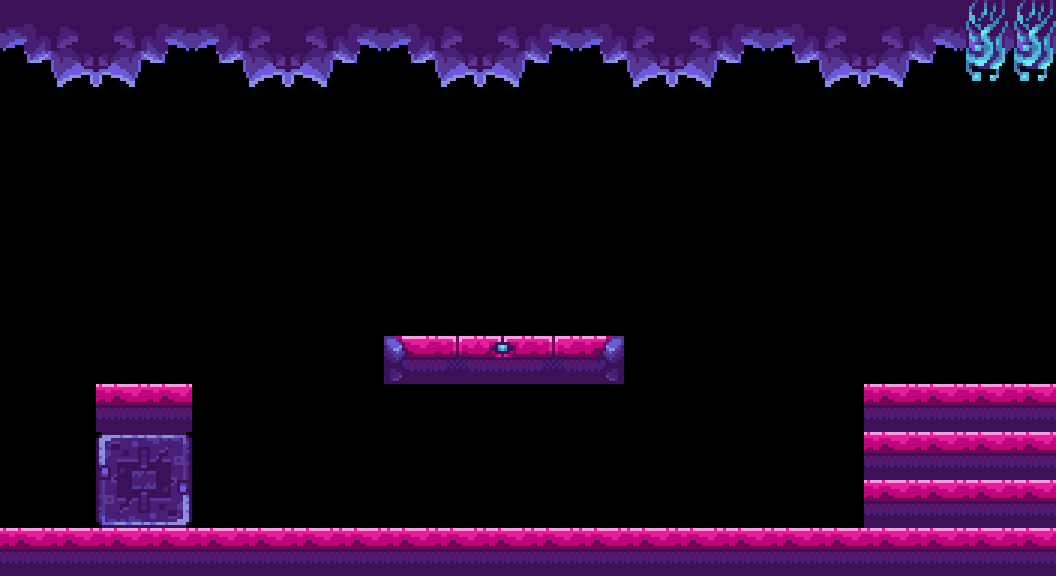

This game map was drawn from its Tiled (.tmx) file and the tilesets committed beside it. A one-line description and the full map source follow:
An orthogonal 22x12 tile map with 48x48 px tiles, 1 tile layer (collision).

<map version="1.2" tiledversion="1.2.5" orientation="orthogonal" renderorder="right-down" width="22" height="12" tilewidth="48" tileheight="48" infinite="0" nextlayerid="3" nextobjectid="4">
 <tileset firstgid="1" source="tilesets.tsx" />
 <layer id="1" name="collision" width="22" height="12">
  <data encoding="csv">
89,90,92,93,89,90,92,93,89,90,92,93,89,90,92,93,89,90,92,93,81,81,
113,114,116,117,113,114,116,117,113,114,116,117,113,114,116,117,113,114,116,117,105,105,
0,0,0,0,0,0,0,0,0,0,0,0,0,0,0,0,0,0,0,0,0,0,
0,0,0,0,0,0,0,0,0,0,0,0,0,0,0,0,0,0,0,0,0,0,
0,0,0,0,0,0,0,0,0,0,0,0,0,0,0,0,0,0,0,0,0,0,
0,0,0,0,0,0,0,0,0,0,0,0,0,0,0,0,0,0,0,0,0,0,
0,0,0,0,0,0,0,0,0,0,0,0,0,0,0,0,0,0,0,0,0,0,
0,0,0,0,0,0,0,0,27,28,29,30,31,0,0,0,0,0,0,0,0,0,
0,0,33,33,0,0,0,0,0,0,0,0,0,0,0,0,0,0,33,33,33,33,
0,0,214,215,0,0,0,0,0,0,0,0,0,0,0,0,0,0,33,33,33,33,
0,0,3221225687,3221225686,0,0,0,0,0,0,0,0,0,0,0,0,0,0,33,33,33,33,
33,33,33,33,33,33,33,33,33,33,33,33,33,33,33,33,33,33,33,33,33,33
</data>
 </layer>
</map>
